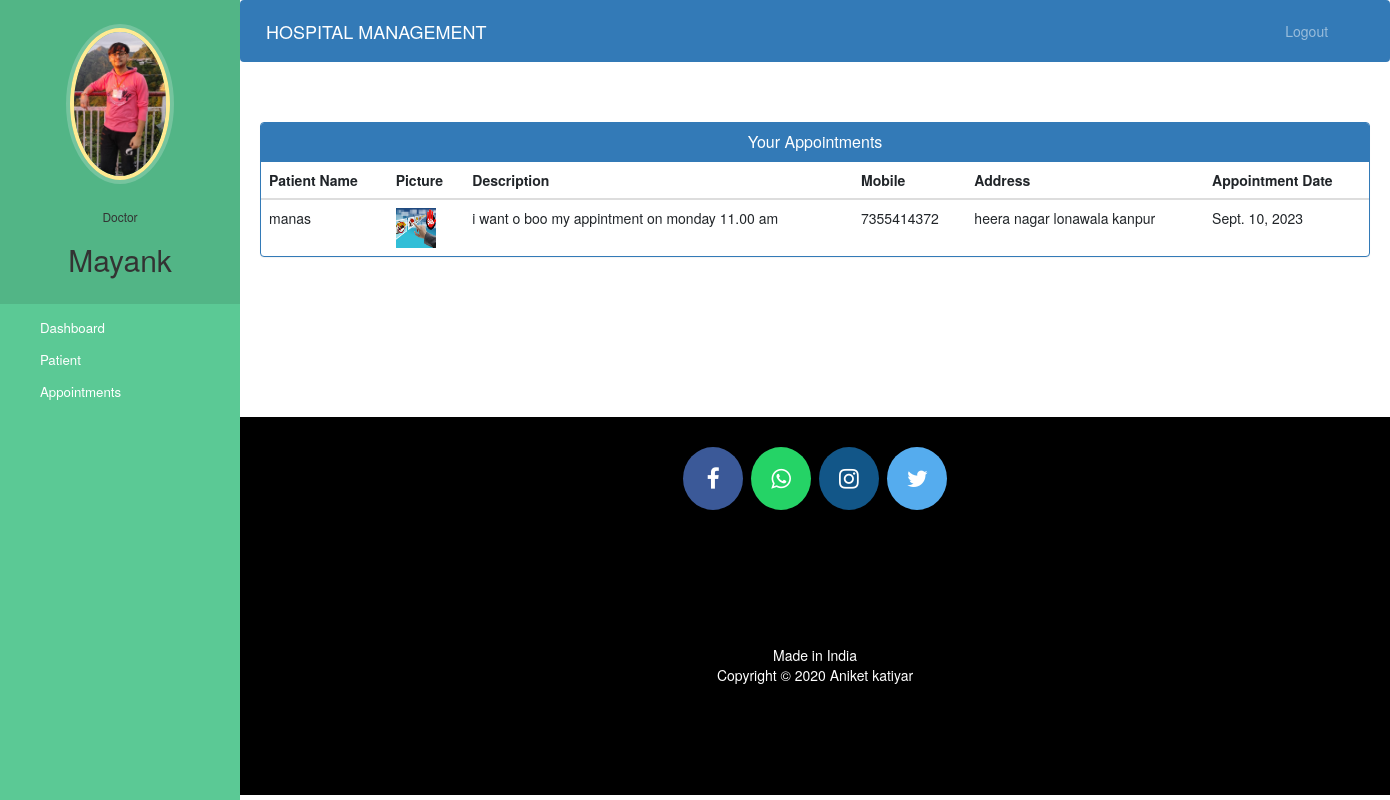
/doctor-view-appointment (signed in), run on the app's committed database.
### hospital/models.py (models this page shows, shortened)
class Doctor(models.Model):
    user=models.OneToOneField(User,on_delete=models.CASCADE)
    profile_pic= models.ImageField(upload_to='profile_pic/DoctorProfilePic/',null=True,blank=True)
    address = models.CharField(max_length=40)
    mobile = models.CharField(max_length=20,null=True)
    department= models.CharField(max_length=50,choices=departments,default='Cardiologist')
    status=models.BooleanField(default=False)

class Appointment(models.Model):
    patientId=models.PositiveIntegerField(null=True)
    doctorId=models.PositiveIntegerField(null=True)
    patientName=models.CharField(max_length=40,null=True)
    doctorName=models.CharField(max_length=40,null=True)
    appointmentDate=models.DateField(auto_now=True)
    description=models.TextField(max_length=500)
    status=models.BooleanField(default=False)

class Patient(models.Model):
    user=models.OneToOneField(User,on_delete=models.CASCADE)
    profile_pic= models.ImageField(upload_to='profile_pic/PatientProfilePic/',null=True,blank=True)
    address = models.CharField(max_length=40)
    mobile = models.CharField(max_length=20,null=False)
    symptoms = models.CharField(max_length=100,null=False)
    assignedDoctorId = models.PositiveIntegerField(null=True)
    admitDate=models.DateField(auto_now=True)
    status=models.BooleanField(default=False)

### hospital/views.py (the view)
# urls.py: path('doctor-view-appointment', views.doctor_view_appointment_view,name='doctor-view-appointment'),
@login_required(login_url='doctorlogin')
@user_passes_test(is_doctor)
def doctor_view_appointment_view(request):
    doctor=models.Doctor.objects.get(user_id=request.user.id) #for profile picture of doctor in sidebar
    appointments=models.Appointment.objects.all().filter(status=True,doctorId=request.user.id)
    patientid=[]
    for a in appointments:
        patientid.append(a.patientId)
    patients=models.Patient.objects.all().filter(status=True,user_id__in=patientid)
    appointments=zip(appointments,patients)
    return render(request,'hospital/doctor_view_appointment.html',{'appointments':appointments,'doctor':doctor})

### hospital/views.py (called while the page is built)
def is_doctor(user):
    return user.groups.filter(name='DOCTOR').exists()

### templates/hospital/doctor_view_appointment.html (shortened to what this page needs)
{% extends 'hospital/doctor_base.html' %}
{% block content %}
{% load static %}
<head>
  <link href="//netdna.bootstrapcdn.com/bootstrap/3.0.0/css/bootstrap.min.css" rel="stylesheet" id="bootstrap-css">
</head>
<div class="container">
  <div class="panel panel-primary">
    <div class="panel-heading">
      <h6 class="panel-title">Your Appointments</h6>
    </div>
    <table class="table table-hover" id="dev-table">
      <thead>
        <tr>
          <th>Patient Name</th>
          <th>Picture</th>
          <th>Description</th>
          <th>Mobile</th>
          <th>Address</th>
          <th>Appointment Date</th>
        </tr>
      </thead>
      {% for a,p in appointments %}
      <tr>
        <td>{{a.patientName}}</td>
        <td> <img src="{% static p.profile_pic.url %}" alt="Profile Pic" height="40px" width="40px" /></td>
        <td>{{a.description}}</td>
        <td>{{p.mobile}}</td>
        <td>{{p.address}}</td>
        <td>{{a.appointmentDate}}</td>
      </tr>
      {% endfor %}
    </table>
  </div>
</div>
{% endblock content %}

### templates/hospital/doctor_base.html (shortened to what this page needs)
<!DOCTYPE html>
{% load static %}
<html lang="en">
<head>
  <link rel="stylesheet" href="https://stackpath.bootstrapcdn.com/bootstrap/4.3.1/css/bootstrap.min.css">
  <link rel="stylesheet" href="https://maxcdn.bootstrapcdn.com/font-awesome/4.7.0/css/font-awesome.min.css">
</head>
<body>
  <nav class="menu" tabindex="0">
    <header class="avatar">
      <img src="{% static doctor.profile_pic.url %}" alt="Profile Pic" />
      <br><br>
      <h6>Doctor</h6>
      <h2>{{request.user.first_name}}</h2>
    </header>
    <ul>
      <li tabindex="0" class="icon-dashboard"> <a style="color:white; text-decoration:none;" href="/doctor-dashboard"><span>Dashboard</span></a> </li>
      <li tabindex="0" class="icon-users"> <a style="color:white; text-decoration:none;" href="/doctor-patient"><span>Patient</span></a></li>
      <li tabindex="0" class="icon-calendar"> <a style="color:white; text-decoration:none;" href="/doctor-appointment"><span>Appointments</span></a></li>
    </ul>
  </nav>
  <main>
    <div class="bs-example">
      <nav class="navbar navbar-expand-md  navbar-dark fixed-top" style="background:#337AB7;">
        <a href="/doctor-dashboard" class="navbar-brand">HOSPITAL MANAGEMENT</a>
        <div class="collapse navbar-collapse justify-content-between" id="navbarCollapse">
          <div class="navbar-nav" style=" margin-left: 90%;">
            <a href="/logout" class="nav-item nav-link">Logout</a>
          </div>
        </div>
      </nav>
    </div>
    <br><br>
    {% block content %}
    {% endblock content %}
    <br><br><br><br><br><br><br>
    <footer>
      <p>
        <a id="ftr" href="https://facebook.com/sumit.luv/" class="fa fa-facebook"></a>
        <a id="ftr" href="https://api.whatsapp.com/send?phone=919572181024&text=Hello%20Sumit.%0d%0aHow%20are%20you%20%3f%0d%0aI%20came%20from%20your%20website.&source=&data=#" class="fa fa-whatsapp"></a>
        <a id="ftr" href="https://instagram.com/sumit.luv" class="fa fa-instagram"></a>
        <a id="ftr" href="https://twitter.com/sumitkumar1503" class="fa fa-twitter"></a>
      </p>
      <br>
      <div class="container">
        <div class="row">
          <div class="col-md-12 col-sm-12">
            <div style="color:#ffffff;" class="wow fadeInUp footer-copyright">
              <p>Made in India <br>
                Copyright &copy; 2020 Aniket katiyar </p>
            </div>
          </div>
        </div>
      </div>
    </footer>
  </main>
</body>
</html>

### templates/hospital/doctor_base.html (style rules this page uses)
a:link { text-decoration: none; }
a { color: white; }
footer { padding: 0px 0px 0px 0px; background-color: black; margin: 0px; }
#ftr { padding: 20px; }
.fa { font-size: 23px; width: 60px; text-align: center; text-decoration: none; margin: 5px 2px; border-radius: 50%; }
.fa-facebook { background: #3B5998; color: white; margin-top: 30px; }
.fa-whatsapp { background: #25d366; color: white; }
.fa-twitter { background: #55ACEE; color: white; }
.fa-instagram { background: #125688; color: white; }
p { text-align: center; }
body { padding-left: 240px; }
main { position: relative; height: 100vh; }
.menu { background: #5bc995; height: 100vh; width: 240px; position: fixed; top: 0px; left: 0; z-index: 5; outline: none; }
.menu .avatar { background: rgba(0, 0, 0, 0.1); padding: 2em 0.5em; text-align: center; }
.menu .avatar img { width: 100px; border-radius: 50%; overflow: hidden; border: 4px solid #ffea92; box-shadow: 0 0 0 4px rgba(255, 255, 255, 0.2); }
.menu .avatar h2 { font-weight: normal; margin-bottom: 0; }
.menu ul { list-style: none; padding: 0.5em 0; margin: 0; }
.menu ul li { padding: 0.5em 1em 0.5em 3em; font-size: 0.95em; font-weight: regular; background-repeat: no-repeat; background-position: left 15px center; background-size: auto 20px; transition: all 0.15s linear; cursor: pointer; }
.menu ul li.icon-dashboard { background-image: url("http://www.entypo.com/images//gauge.svg"); }
.menu ul li.icon-users { background-image: url("http://www.entypo.com/images//users.svg"); }
.menu ul li.icon-calendar { background-image: url("http://www.entypo.com/images//calendar.svg"); }

### templates/hospital/doctor_view_appointment.html (style rules this page uses)
a:link { text-decoration: none; }
h6 { text-align: center; }
.row { margin: 100px; }

### data on the page
Doctor: profile_pic (picture)
Appointment: patientName "manas", profile_pic (picture), description "i want o boo my appintment on monday 11.00 am", mobile "7355414372", address "heera nagar lonawala kanpur", appointmentDate "Sept. 10, 2023"

### other printed values
{{ request.user.first_name }} "Mayank"
